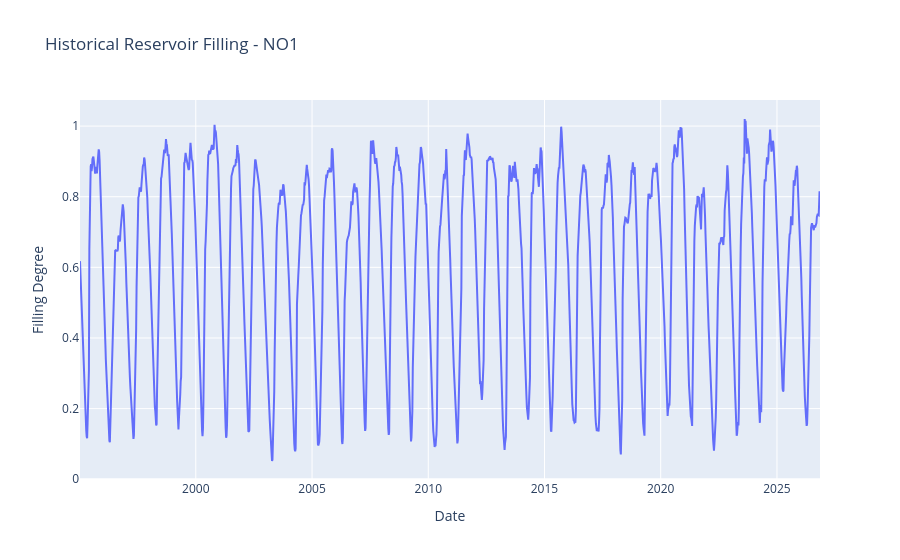

Write notebook code for a chart like this one.
### Code cell
import plotly.express as px

fig = go.Figure()

fig.add_trace(go.Scatter(
    x=region_data.index,
    y=region_data["filling_degree"],
    mode="lines",
    name="Historical filling"
))

fig.update_layout(
    title="Historical Reservoir Filling - NO1",
    xaxis_title="Date",
    yaxis_title="Filling Degree",
    hovermode="x unified"
)

fig.show()

### Figure 1 — Plotly figure (JSON) as saved in the notebook; plotly's stock layout.template omitted (floating-point values rounded to 4 significant figures; data arrays with more than 128 entries replaced by an {"elided": "..."} marker saying what was removed)
{"data": [{"mode": "lines", "name": "Historical filling", "type": "scatter", "x": {"elided": "1662 str values"}, "y": {"elided": "1662 float values"}}], "layout": {"hovermode": "x unified", "title": {"text": "Historical Reservoir Filling - NO1"}, "xaxis": {"title": {"text": "Date"}}, "yaxis": {"title": {"text": "Filling Degree"}}}}
